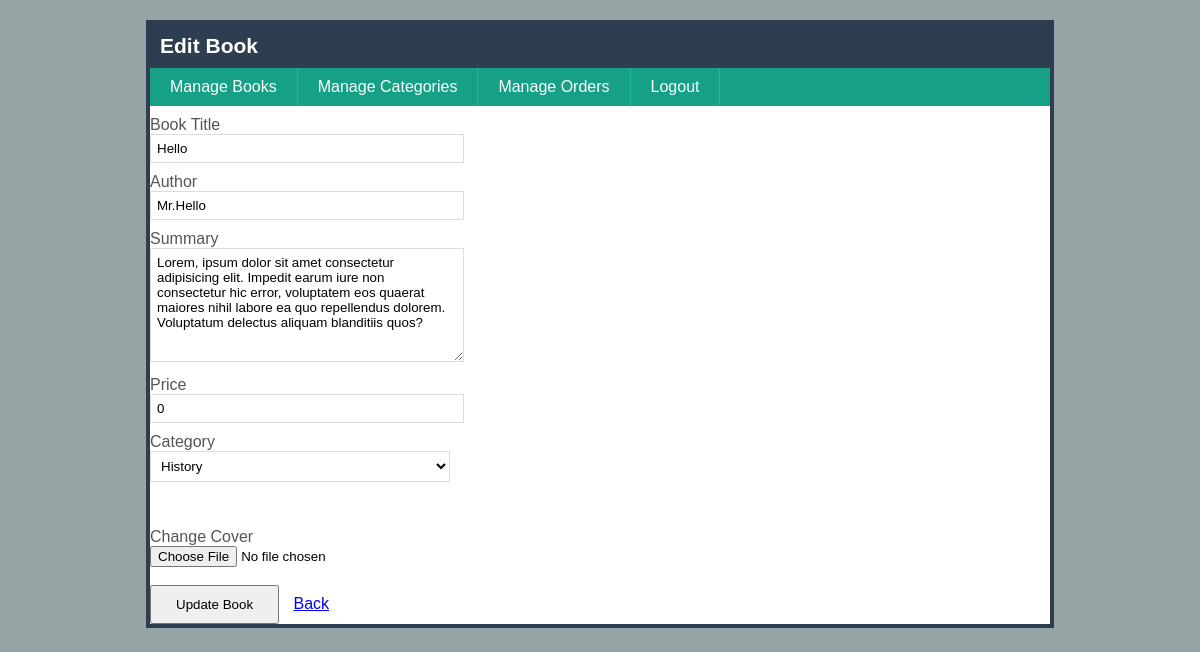
The app's page /admin/book-edit.php?id=1 with its own data.
### tables this page shows
CREATE TABLE `books` (
  `id` int(11) NOT NULL,
  `title` varchar(255) NOT NULL,
  `author` varchar(255) NOT NULL,
  `summary` text NOT NULL,
  `price` float NOT NULL,
  `category_id` int(11) NOT NULL,
  `cover` varchar(255) NOT NULL,
  `created_date` datetime NOT NULL,
  `modified_date` datetime NOT NULL
);

CREATE TABLE `categories` (
  `id` int(11) NOT NULL,
  `name` varchar(225) NOT NULL,
  `remark` text NOT NULL,
  `created_date` datetime NOT NULL,
  `modified_date` datetime NOT NULL
);

### admin/book-edit.php (the view, shortened to what this page needs)
<!DOCTYPE html>
<html lang="en">
<head>
    <link rel="stylesheet" href="css/style.css">
</head>
<body>
    <?php
        include("confs/config.php");
        $id = $_GET['id'];
        $result = mysqli_query($conn, "SELECT * FROM books WHERE id = $id");
        $row = mysqli_fetch_assoc($result);
    ?>
    <h1>Edit Book</h1>
    <ul class="menu">
        <li><a href="book-list.php">Manage Books</a></li>
        <li><a href="cat-list.php">Manage Categories</a></li>
        <li><a href="orders.php">Manage Orders</a></li>
        <li><a href="logout.php">Logout</a></li>
    </ul>
    <form action="book-update.php" method="post" enctype=multipart/form-data>
        <label for="title">Book Title</label>
        <input type="text" name="title" id="title" value="<?php echo $row['title']?>">
        <label for="author">Author</label>
        <input type="text" name="author" id="author" value="<?php echo $row['author']?>">
        <label for="sum">Summary</label>
        <textarea name="summary" id="sum"><?php echo $row['summary'] ?></textarea>
        <label for="price">Price</label>
        <input type="text" name="price" id="price" value="<?php echo $row['price']?>">
        <label for="categories">Category</label>
        <select name="category_id" id="categories">
            <?php
                $categories = mysqli_query($conn, "SELECT id, name FROM categories");
                while($cat = mysqli_fetch_assoc($categories)) :
            ?>
            <option value="<?php echo $cat['id']?>" <?php if($cat['id'] == $row['category_id']) echo "selected" ?>>
            <?php echo $cat['name'] ?>
            </option>
            <?php endwhile; ?>
        </select>
        <br><br>
        <label for="cover">Change Cover</label>
        <input type="file" name="cover" id="cover">
        <br><br>
        <input type="submit" value="Update Book">
        <a href="book-list.php">Back</a>
    </form>
</body>
</html>

### admin/css/style.css (style rules this page uses)
html { background: #95A5A6; }
body { font-family: Arial, Helvetica, sans-serif; width: 900px; background: #fff; border: 4px solid #2C3E50; margin: 20px auto; }
h1 { padding: 10px; font-size: 21px; background: #2C3E50; margin: 0; color: #fff; }
form label { display: block; margin-top: 10px; color: #555; }
input[type=text], input[type=password], textarea, select { font-family: Arial, Helvetica, sans-serif; border: 1px solid #ddd; padding: 6px; width: 300px; background: #fff; }
textarea { height: 100px; }
input[type=submit] { padding: 10px 24px; margin-right: 10px; }
ul.menu { list-style: none; margin: 0; padding: 0; overflow: hidden; background: #16A085; }
ul.menu li { float: left; border-right: 1px solid #1ABC9C; }
ul.menu a { display: block; padding: 10px 20px; text-decoration: none; color: #fff; }

### records on screen
books: title "Hello", author "Mr.Hello", summary "Lorem, ipsum dolor sit amet consectetur adipisicing elit. Impedit earum iure non consectetur hic error, voluptatem eos quaerat maiores nihil labore ea quo repellendus dolorem. Voluptatum delectus aliquam blanditiis quos?", price "0", category_id "History"
